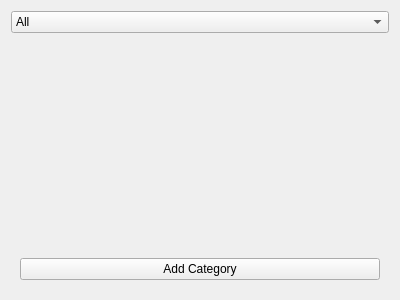
<?xml version="1.0" encoding="UTF-8"?>
<ui version="4.0">
 <class>SpawnerStore</class>
 <widget class="QWidget" name="SpawnerStore">
  <property name="geometry">
   <rect>
    <x>0</x>
    <y>0</y>
    <width>400</width>
    <height>300</height>
   </rect>
  </property>
  <property name="windowTitle">
   <string>Property Editor</string>
  </property>
  <layout class="QVBoxLayout" name="verticalLayout">
   <item>
    <layout class="QVBoxLayout" name="verticalLayout_2">
     <item>
      <widget class="QComboBox" name="mCategories">
       <item>
        <property name="text">
         <string>All</string>
        </property>
       </item>
      </widget>
     </item>
     <item>
      <widget class="QWidget" name="mListPlaceholder" native="true">
       <property name="sizePolicy">
        <sizepolicy hsizetype="Preferred" vsizetype="Minimum">
         <horstretch>0</horstretch>
         <verstretch>0</verstretch>
        </sizepolicy>
       </property>
       <zorder>mAddCategoryButton</zorder>
      </widget>
     </item>
     <item>
      <widget class="QWidget" name="mButtons" native="true">
       <property name="sizePolicy">
        <sizepolicy hsizetype="Preferred" vsizetype="Maximum">
         <horstretch>0</horstretch>
         <verstretch>0</verstretch>
        </sizepolicy>
       </property>
       <layout class="QHBoxLayout" name="horizontalLayout">
        <item>
         <widget class="QPushButton" name="mAddCategoryButton">
          <property name="text">
           <string>Add Category</string>
          </property>
         </widget>
        </item>
       </layout>
      </widget>
     </item>
    </layout>
   </item>
  </layout>
 </widget>
 <resources/>
 <connections/>
</ui>
